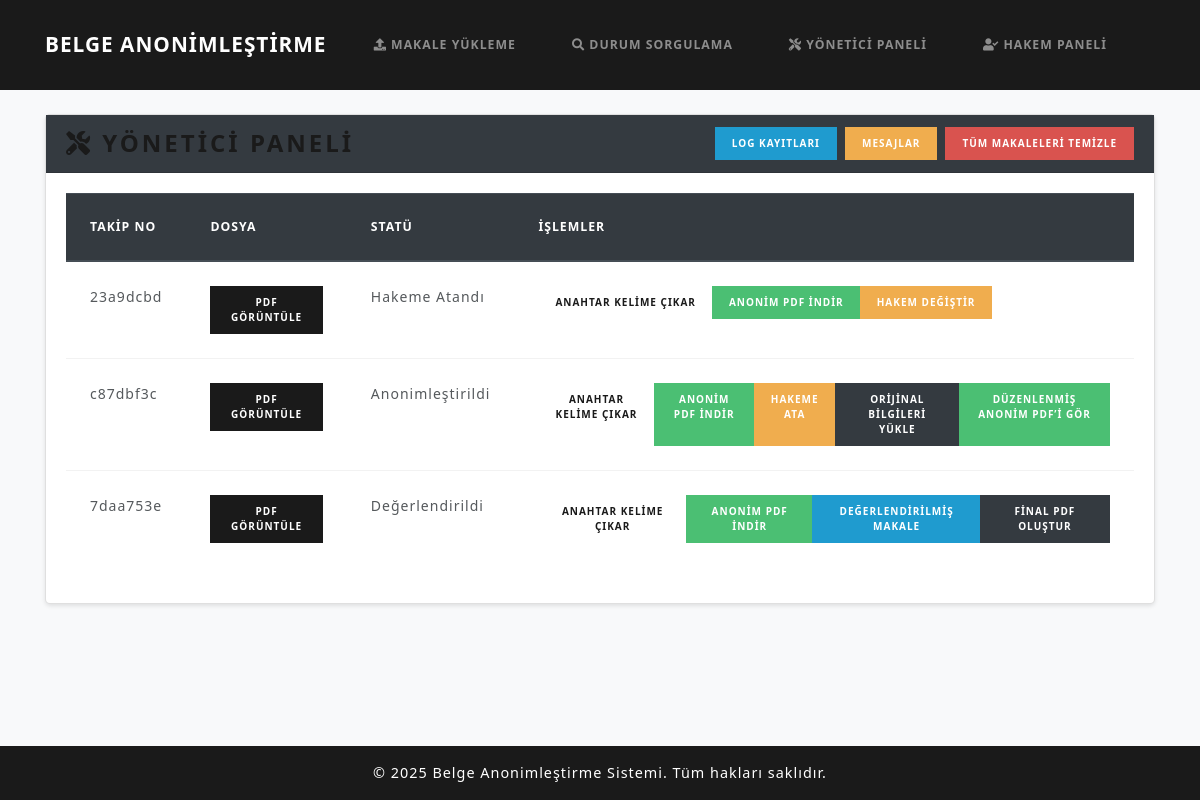
Page /makalesistemi/yonetici/ on the earlier database version.
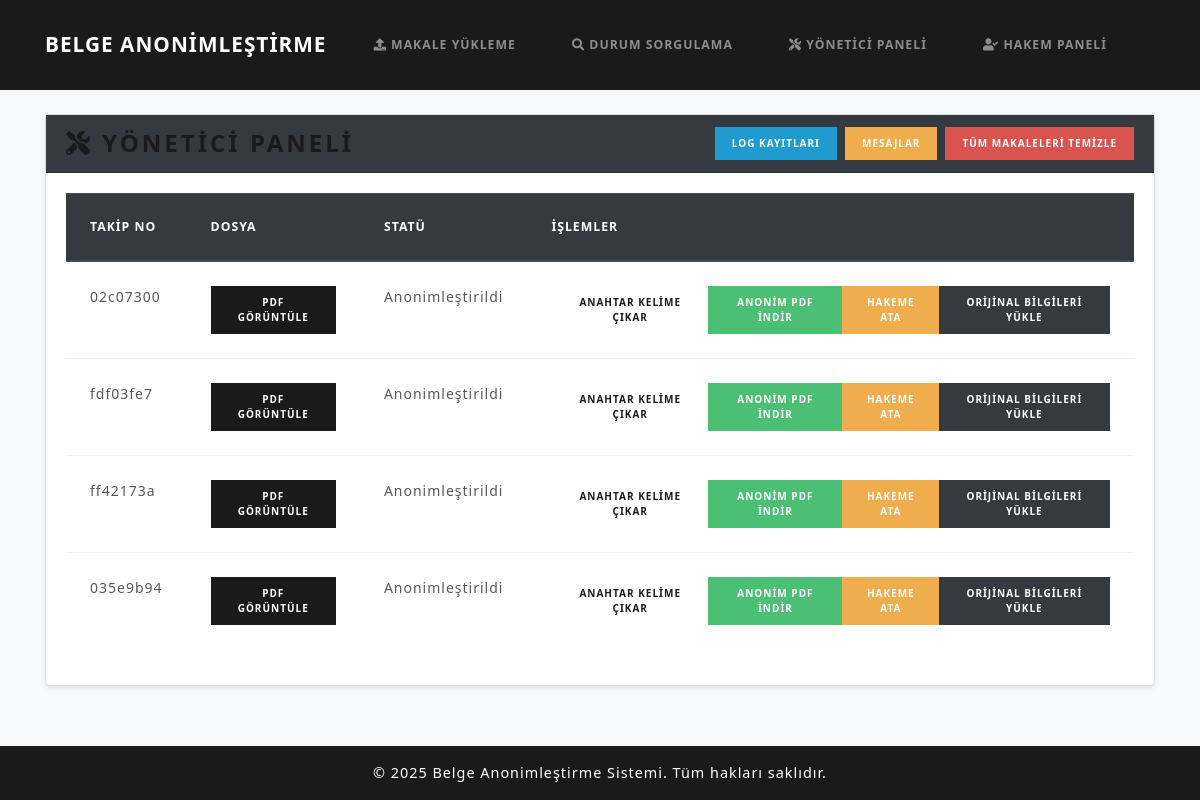
Same page on the later database version.
### papers/models.py (models this page shows, shortened)
class Submission(models.Model):
    tracking_number = models.CharField(max_length=50, unique=True)
    email_hash = models.CharField(max_length=64)
    encrypted_filename = models.TextField(null=True, blank=True)
    original_pdf = models.FileField(upload_to='uploads/')
    revised_pdf = models.FileField(upload_to='uploads/', null=True, blank=True)
    anonymized_pdf = models.FileField(upload_to='anonymized/', null=True, blank=True)
    final_pdf = models.FileField(upload_to='final/', null=True, blank=True)
    final_sent = models.BooleanField(default=False)  # Final PDF gönderildi mi?
    extracted_keywords = models.TextField(blank=True, null=True)
    subtopics = models.ManyToManyField(Subtopic, blank=True, related_name='submissions')
    status = models.CharField(max_length=50, choices=STATUS_CHOICES, default='Gönderildi')
    review = models.TextField(null=True, blank=True)
    reviewer = models.ForeignKey(Reviewer, null=True, blank=True, on_delete=models.SET_NULL)
    timestamp = models.DateTimeField(default=timezone.now)
    reviewed_pdf = models.FileField(upload_to='reviewed/', null=True, blank=True)  # Yeni alan
    anonymized_data = models.TextField(null=True, blank=True)
    restored = models.BooleanField(default=False)

### papers/views.py (the view)
# urls.py: path('makalesistemi/yonetici/', views.editor_dashboard, name='editor_dashboard'),
def editor_dashboard(request):
    subs = Submission.objects.all().order_by('-timestamp')
    return render(request, 'admin_panel.html', {'submissions': subs})

### templates/admin_panel.html (shortened to what this page needs)
{% extends 'base.html' %}
{% block content %}
<div class="card">
  <div class="card-header bg-dark text-white">
    <div class="d-flex justify-content-between align-items-center">
      <h3 class="mb-0"><i class="fas fa-tools"></i> Yönetici Paneli</h3>
      <div class="d-flex flex-nowrap" style="gap: 0.5rem; overflow-x: auto;">
        <a href="{% url 'editor_logs' %}" class="btn btn-info btn-sm">Log Kayıtları</a>
        <a href="{% url 'editor_messages' %}" class="btn btn-warning btn-sm">Mesajlar</a>
        <a href="{% url 'clear_all_submissions' %}" class="btn btn-danger btn-sm">Tüm Makaleleri Temizle</a>
      </div>
    </div>
  </div>
  <div class="card-body">
    <div class="table-responsive">
      <table class="table table-hover">
        <thead class="thead-dark">
          <tr>
            <th>Takip No</th>
            <th>Dosya</th>
            <th>Statü</th>
            <th>İşlemler</th>
          </tr>
        </thead>
        <tbody>
          {% for sub in submissions %}
            <tr>
              <td>{{ sub.tracking_number }}</td>
              <td>
                <a href="{% url 'view_pdf' sub.tracking_number %}" class="btn btn-primary btn-sm">
                  PDF Görüntüle
                </a>
              </td>
              <td>{{ sub.status }}</td>
              <td>
                <div class="btn-group" role="group">
                  <a href="{% url 'extract_keywords_view' sub.tracking_number %}"
                     class="btn btn-secondary btn-sm">
                    Anahtar Kelime Çıkar
                  </a>
                  {% if sub.anonymized_pdf %}
                    <a href="{% url 'download_anonymized_pdf' sub.tracking_number %}"
                       class="btn btn-success btn-sm">
                      Anonim PDF İndir
                    </a>
                  {% endif %}
                  {% if sub.status == "Anonimleştirildi" or sub.status == "Düzenlenmiş" %}
                    <a href="{% url 'assign_reviewer' sub.tracking_number %}"
                       class="btn btn-warning btn-sm">
                      Hakeme Ata
                    </a>
                    <a href="{% url 'restore_original' sub.tracking_number %}"
                       class="btn btn-dark btn-sm">
                      Orijinal Bilgileri Yükle
                    </a>
                  {% endif %}
                  {% if sub.status == "Hakeme Atandı" and sub.reviewer %}
                    <a href="{% url 'reassign_reviewer' sub.tracking_number %}"
                        class="btn btn-warning btn-sm">
                      Hakem Değiştir
                    </a>
                  {% endif %}
                  {% if sub.status == "Değerlendirildi" and sub.reviewed_pdf %}
                    <a href="{% url 'view_reviewed_pdf' sub.tracking_number %}"
                       class="btn btn-info btn-sm">
                      Değerlendirilmiş Makale
                    </a>
                  {% endif %}
                  <!-- {% if sub.status == "Değerlendirildi" %}
                    <a href="{% url 'request_revision' sub.tracking_number %}"
                       class="btn btn-info btn-sm">
                      Revize Gerekli
                    </a> -->
                    <a href="{% url 'finalize_view' sub.tracking_number %}"
                       class="btn btn-dark btn-sm">
                      Final PDF Oluştur
                    </a>
                  {% endif %}
                  {% if sub.restored %}
                     <a href="{% url 'view_restored_pdf' sub.tracking_number %}" class="btn btn-success btn-sm">
                       Düzenlenmiş Anonim PDF’i Gör
                     </a>
                  {% endif %}
                </div>
              </td>
            </tr>
          {% empty %}
            <tr>
              <td colspan="4">Makale yok.</td>
            </tr>
          {% endfor %}
        </tbody>
      </table>
    </div>
  </div>
</div>
{% endblock %}

Differences in the rows shown:
removed Submission: tracking_number "23a9dcbd", status "Hakeme Atandı", shows "ANONIM PDF İNDIR", shows "HAKEM DEĞIŞTIR"
removed Submission: tracking_number "c87dbf3c", status "Anonimleştirildi", shows "ANONIM PDF İNDIR", shows "HAKEME ATA", restored "DÜZENLENMIŞ ANONIM PDF’I GÖR"
removed Submission: tracking_number "7daa753e", status "Değerlendirildi", shows "ANONIM PDF İNDIR", shows "DEĞERLENDIRILMIŞ MAKALE", shows "FINAL PDF OLUŞTUR"
added Submission: tracking_number "02c07300", status "Anonimleştirildi", shows "ANONIM PDF İNDIR", shows "HAKEME ATA"
added Submission: tracking_number "fdf03fe7", status "Anonimleştirildi", shows "ANONIM PDF İNDIR", shows "HAKEME ATA"
added Submission: tracking_number "ff42173a", status "Anonimleştirildi", shows "ANONIM PDF İNDIR", shows "HAKEME ATA"
added Submission: tracking_number "035e9b94", status "Anonimleştirildi", shows "ANONIM PDF İNDIR", shows "HAKEME ATA"
